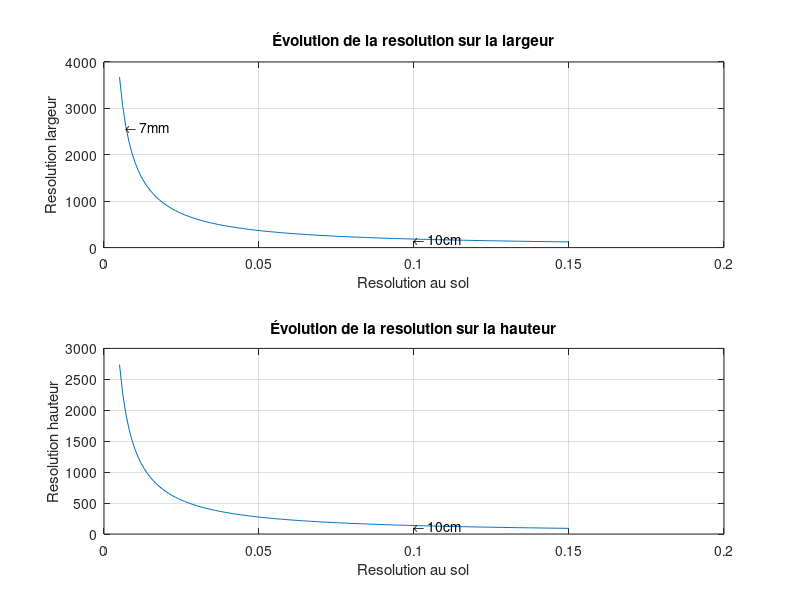

Recreate this plot in MATLAB.
%TOUTES LES DISTANCES SONT EN METRE
%Résolution désirée
res = 1e-1;
%Altitude désirée
alt = 20;
%focale
f = 4e-3;
%Taille de la matrice de pixel
largeur = 3673.6e-6;
hauteur = 2738.4e-6;
%Taille d'un pixel
p = 1.4e-6;
%repartition de l'information 
k = 4/3;

disp('Données pour le calcul de la résolution');
disp(['Résolution en metre recherchée: ',num2str(res),' m'])
disp(['Altitude moyenne de vol: ',num2str(alt),' m'])
disp(['Focale de la caméra: ',num2str(f),' m'])
disp(['Largeur de la matrice de pixel: ',num2str(largeur),' m'])
disp(['Hauteur de la matrice de pixel: ',num2str(hauteur),' m'])
disp(['dimension d"un pixel: ',num2str(p),' m'])
disp(' ')

%On applique Thales
n1 = (largeur*alt)/(res*f);
n2 = (hauteur*alt)/(res*f);

%évolution de la resolution en fonction de la resolution 
x = 5e-3:1e-3:1.5e-1;	
y1 = largeur*alt ./ (x*f);
y2 = hauteur*alt ./ (x*f);

subplot(211);
plot(x,y1);
title('Évolution de la resolution sur la largeur');
xlabel('Resolution au sol');
ylabel('Resolution largeur');
grid;
text(1e-1,n1,'\leftarrow 10cm','HorizontalAlignment','left');
text(7e-3,2592,'\leftarrow 7mm','HorizontalAlignment','left');
subplot(212);
plot(x,y2);
title('Évolution de la resolution sur la hauteur');
xlabel('Resolution au sol');
ylabel('Resolution hauteur');
grid;
text(1e-1,n2,'\leftarrow 10cm','HorizontalAlignment','left');


disp('Calcul des résolutions en largeur et hauteur')
disp('En largeur: n = (largeur*altitude)/(resolution_cherchée*focale)')
disp('En hauteur: n = (hauteur*altitude)/(resolution_cherchée*focale)')
disp(' ')
disp(['resolution sur la largeur: ',num2str(n1),' pixels'])
disp(['resolution sur la hauteur: ',num2str(n2),' pixels'])
disp(['resolution totale de l"image: ', num2str(n1*n2),' pixels'])

%Vérification de la formule en trouvant la résolution en mètre
%correspondant à une image 5M ie 2592*1800, on inverse la formule
%précédente pour obtenir la resolution
%TEST sur la largeur
nl5M = 2592;
resl5M = largeur*alt/(f*nl5M);
nh5M = 1944;
resh5M = hauteur*alt/(f*nh5M);
disp(' ')
disp('Vérification des données')
disp('1: Inversion de la formule pour trouver la resolution en metre d"une image 5M')
disp(['La résolution sur la largeur d"une photo 5M est: ',num2str(resl5M),' m'])
disp(['La resolution sur la hauteur d"une photo 5M est ',num2str(resh5M),' m'])

%Deuxième test demandé par Mr Tang
%Un pixel en 5MP correspond à 1.4e-6, on applique thales pour obtenir la
%resolution, on calcul la resolution sur la largeur 
res5M = alt/f*p;
disp('Vérification avec la valeur attendue avec les données de la caméra, pour une photo en 5M utilisant tous les pixels')
disp(['La résolution en 5M sur la largeur vaut: ', num2str(res5M),' m']);
